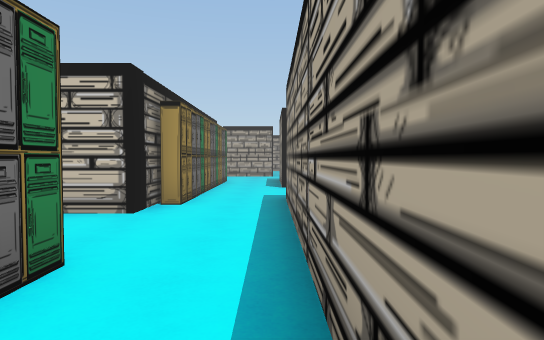
[1] (above)

16 first-person views from a walk through a 3-D level made in the Unity game engine. The camera is 1.4 m above the floor, tilts 2° down and sees 75° across. The floor is counted in squares, 1.76 m on a side. Each view is taken from the middle of a square. On the plan, view 1 faces up. The plan holds only what a view shows up to about 11 squares ahead; the rest is blank. The place goes on beyond the plan. The player is left out.

[2]
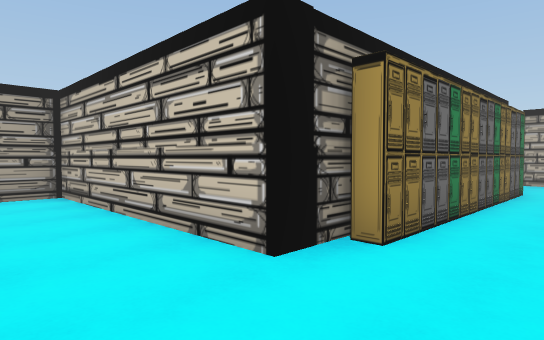

[3]
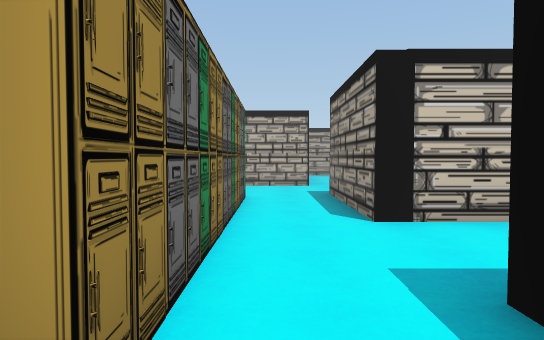

[4]
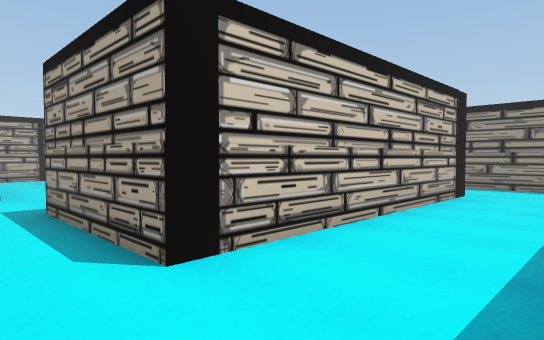

[5]
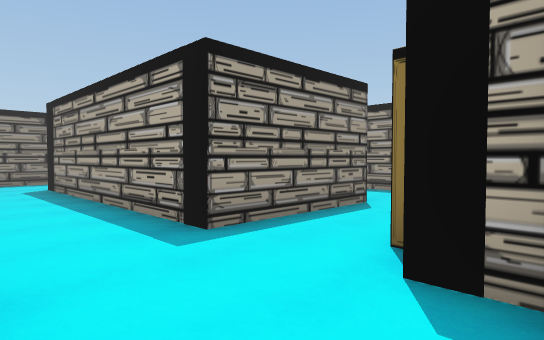

[6]
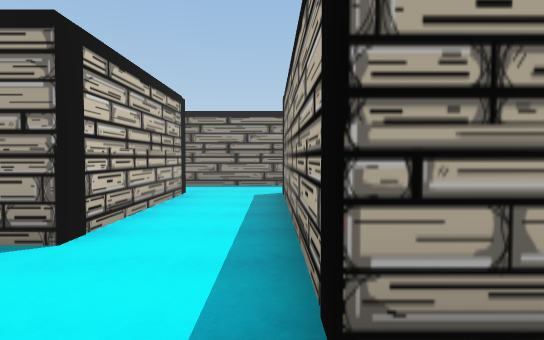

[7]
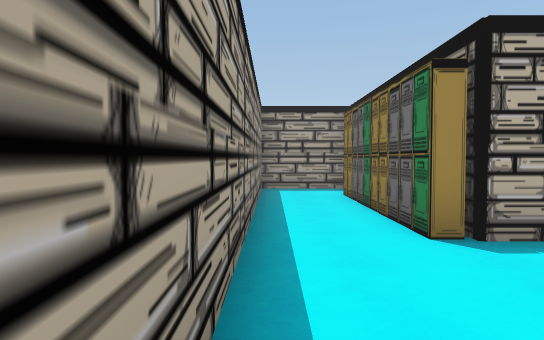

[8]
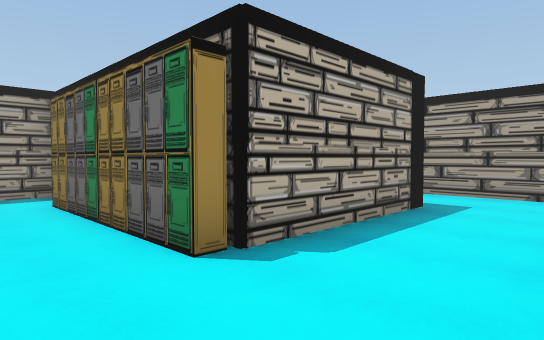

[9]
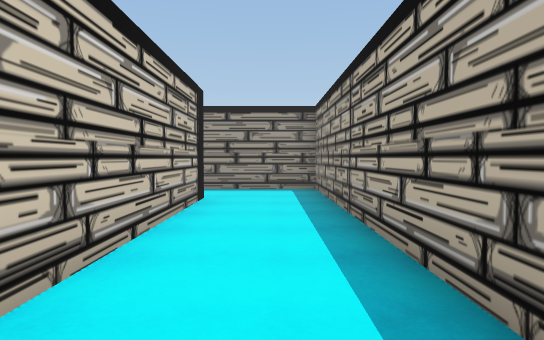

[10]
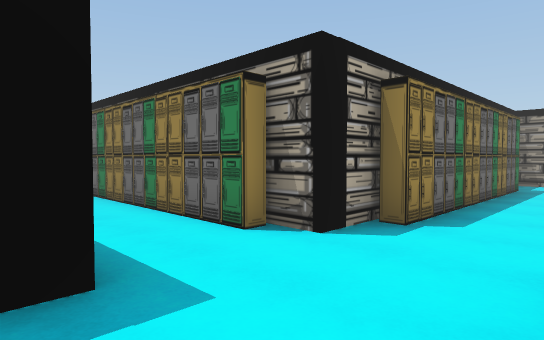

[11]
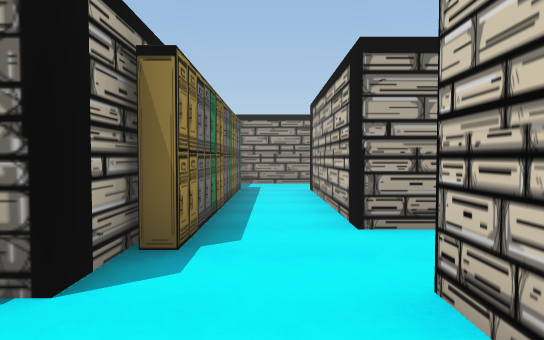

[12]
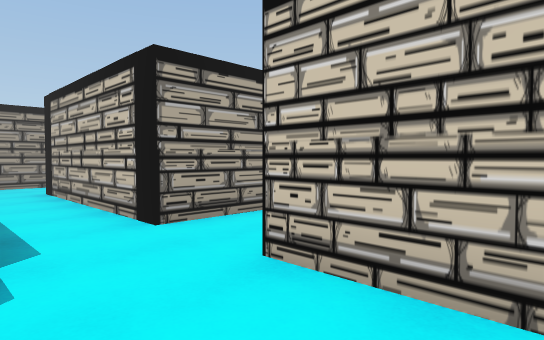

[13]
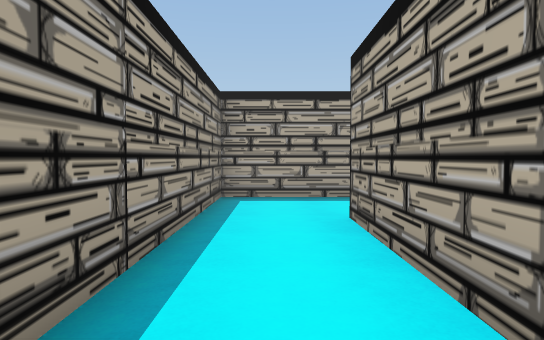

[14]
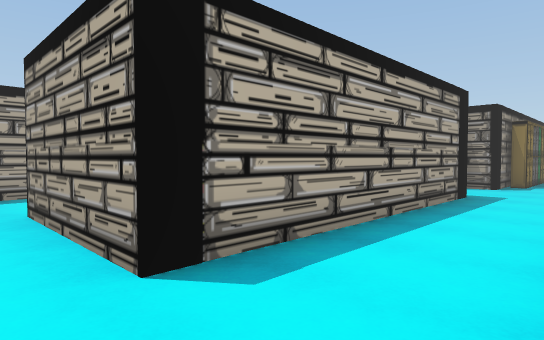

[15]
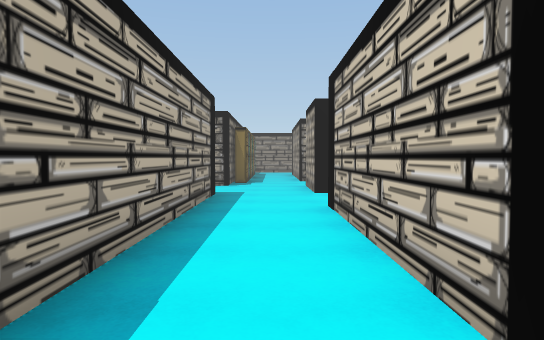

[16]
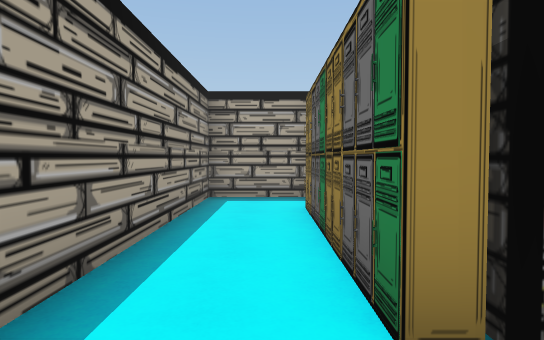

### Floor plan
Points are (right, up) in squares from view 1. A wall is a line through its corners. A room is listed if a view was taken in it or the views show most of it. See-through windows are left out.
Room 1 (views 1, 2, 3, 4, 6, 7, 8, 9, 10, 11, 12, 13, 14, 15, 16)
walls: (1, 6.9) (9, 6.9) (9, 15.5); (0.3, 9.3) (0.3, 12.8) (7, 12.8) (7, 9.3) (0.3, 9.3); (-2, 6.4) (-2, 5) (-7.8, 5) (-7.8, 1.8); (-1.5, 12.1) (-1.5, 5.9); (-2, 12.8) (-2, 11.9); (0, 15.4) (0, 15) (-2.1, 15); (-5.9, 2.6) (-1.5, 2.6) (-1.5, -1.6); (7.1, 15) (2.2, 15) (2.2, 15.5); (-2, -3.1) (0.3, -3.1) (0.3, 7)
low walls: (-1.4, 6.9) (-1.6, 5.9)
ways out: opening at (-2, 14) to room 2; opening at (-7, 1.5)
Room 2 (view 5)
walls: (-9.2, 13.2) (-3, 13.2); (-3.9, 15.5) (-3.9, 15) (-8.9, 15); (-3.6, 12.8) (-2, 12.8); (-10.8, 15.5) (-10.8, 12.9)
ways out: opening at (-2, 14) to room 1

Positions as (right, up) in squares from view 1, and headings:
1: (0, 0), facing up
2: (0, 3), facing up-left
3: (-1, 5), facing up
4: (-1, 7), facing up-right
5: (-3, 15), facing down-right
6: (-1, 13), facing right
7: (0, 6), facing down
8: (0, 5), facing down-left
9: (0, 8), facing right
10: (1, 15), facing down-left
11: (0, 14), facing left
12: (0, 13), facing up-left
13: (8, 14), facing down
14: (8, 15), facing down-left
15: (8, 14), facing left
16: (-1, 4), facing down
